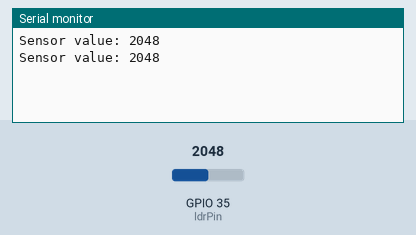
This sketch was run on a simulated ESP32. Shown: the last lines printed to the serial monitor. Inputs (shaded band) come from the test bench; at power-on: GPIO 35 (ldrPin) = 2048.

Above: at 1.8 s.
1.9 s: GPIO 35 (ldrPin) set to 2866
At 2.8 s:
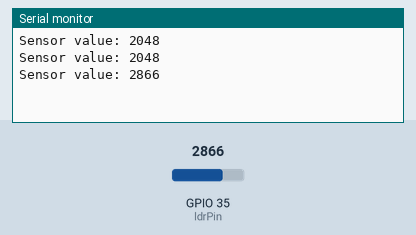
3.4 s: GPIO 35 (ldrPin) set to 3603
At 4.4 s:
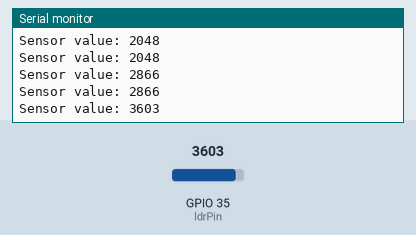
Timing chart, 0 to 6.4 s (numbered marks = the images above; inputs shaded):
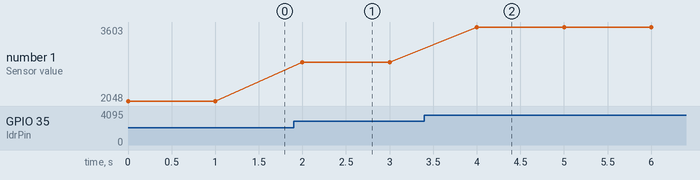

Measured:
- after the input at 1.9 s, the serial monitor: prints a new line after 0.10 s (image 1)
- after the input at 3.4 s, the serial monitor: prints a new line after 0.60 s (image 2)
- plotted number 1: 2048 → 2866 after the input at 1.9 s, 2866 → 3603 after the input at 3.4 s

The sketch:

Soil_Management_Test_2.ino
```cpp
// Include necessary libraries
#include <Arduino.h>

// Define pin for LDR sensor
const int ldrPin = 35; // Digital pin D32

void setup() {
  // Initialize serial communication
  Serial.begin(9600);

  // Set LDR pin as input
  pinMode(ldrPin, INPUT);
}

void loop() {
  // Read the sensor value
  // int sensorValue = digitalRead(ldrPin);
  int sensorValue = analogRead(ldrPin);

  // Print the sensor value to the serial monitor
  Serial.print("Sensor value: ");
  Serial.println(sensorValue);

  // Wait for a short delay before reading the sensor again
  delay(1000);
}
```
